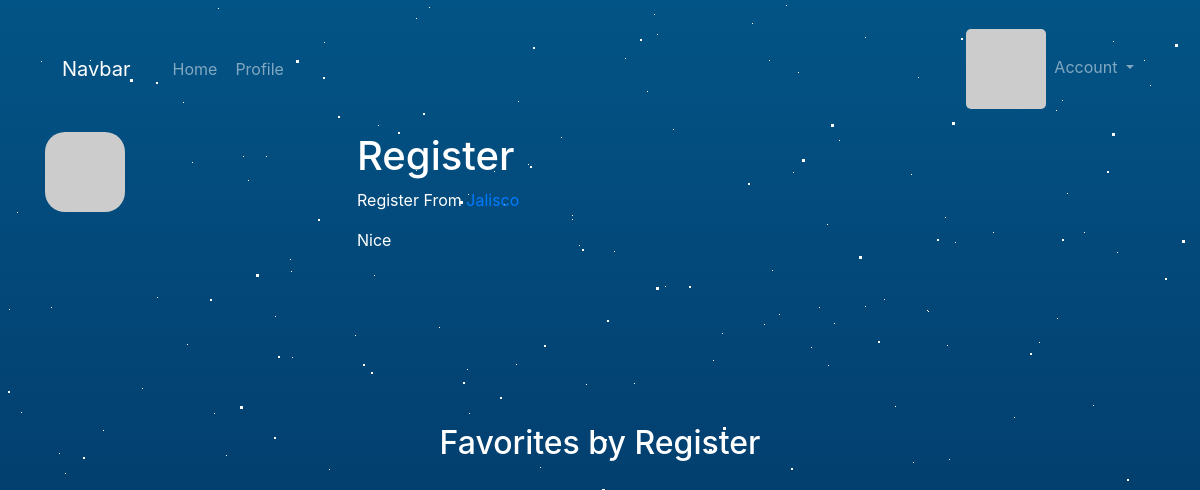
The app's page /user/Register (signed in) with its own data.
### app/models.py (models this page shows, shortened)
class User(db.Model, UserMixin):
    id = db.Column(db.Integer, primary_key=True)
    username = db.Column(db.String(20), unique=True, nullable=True)
    email = db.Column(db.String(120), unique=True, nullable=False)
    password_hash = db.Column(db.String(128))
    image_profile = db.Column(db.String(20), unique=False, default='default.jpg')
    name = db.Column(db.String(64))
    location = db.Column(db.String(64))
    about_me = db.Column(db.Text())
    avatar_hash = db.Column(db.String(32))
    def gravatar(self, size=100, default='identicon', rating='g'):
        url = 'https://secure.gravatar.com/avatar'
        hash = self.avatar_hash or self.gravatar_hash()
        return '{url}/{hash}?s={size}&d={default}&r={rating}'.format(url=url, hash=hash, size=size, default=default, rating=rating)
    @property
    def password(self):
        raise AttributeError('password is not a readable attribute')

### app/main/views.py (the view)
@main.route('/user/<username>')
def user(username):
    user = User.query.filter_by(username=username).first()
    if user is None:
        return render_template('errorHandlers/404.html')
    return render_template('profile.html', user=user)

### app/models.py (called while the page is built)
@login_manager.user_loader
def load_user(user_id):
    return User.query.get(int(user_id))

### app/templates/profile.html (shortened to what this page needs)
{% extends "base.html" %}
{% import "_macros.html" as macros %}
{% block page_content %}
<div class="page-header" >
    <div class="container" style="color: white;">
        <img class="img-rounded profile-thumbnail" src="{{ user.gravatar(size=256) }}" style="border-radius: 20px;">
        <div class="profile-header" style="display: inline-block;">
            <div style="margin-left: 2em; display: flexbox;">
                <h1>{{ user.username }}</h1>
                {% if user.name or user.location %}
                <p>
                    {% if user.name %}{{ user.name }}{% endif %}
                    {% if user.location %}
                        From <a href="http://maps.google.com/?q={{ user.location }}">
                            {{ user.location }}
                        </a>
                    {% endif %}
                </p>
                {% endif %}
                {% if user.about_me %}<p>{{ user.about_me }}</p>{% endif %}
        </div>
    </div>
</div>
<div class="container" style="margin-top: 2em;">
    <h2 style="color: white; display: flex; justify-content: center;">Favorites by {{ user.username }}</h2>
</div>
{% endblock %}

### app/static/css/styles.css (style rules this page uses)
body { background: linear-gradient(#035486,#010029); overflow: hidden; }
.profile-thumbnail { position: absolute; }
.profile-header { min-height: 260px; margin-left: 280px; }

### records on screen
User: username "Register", name "Register", location "Jalisco", about_me "Nice"
